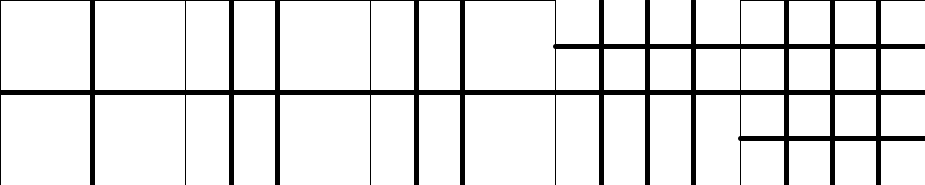
Frame 1 (no input)
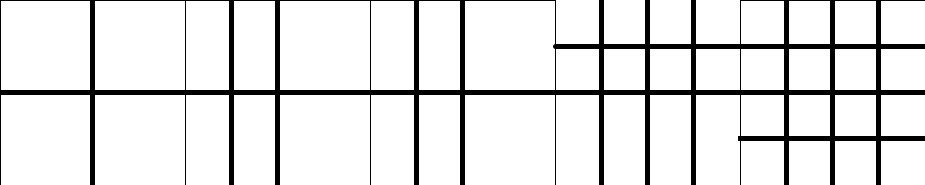
Frame 60 (the mouse pressed at the canvas centre just before this capture)
Frame 120 (the mouse held since frame 60 and released just before this capture): identical to frame 60, image omitted

The Processing sketch that drew these frames (run headless with seeded random() and noise(); from frame 60 on, the mouse is pressed at the canvas centre):

// Processing sketch: processing_9922
// ── processing_9922.pde

void setup (){

  size (925, 185); 
  background (255); 
  smooth(); 
  strokeWeight(5); 
  stroke(0); 
  rectMode(CORNER); 
}

void draw(){


  for (int i=  0; i <= width; i+=width/5){

    //Quadrate
    pushMatrix(); 
    pushStyle(); 
    translate(i, 0); 
    strokeWeight(1); 
    rect(0, 0, width/5, height);  
    popStyle(); 
    popMatrix(); 



    //Horizontale Linien
    if (i >=width/5){
      line (0, height/2, width, height/2);
    }

    if (i >= width/2){   
      line (i-width/5, height/4, width, height/4); 
    }

    if (i>= 3*width/5){

      line (3*width/5, (height/4)*3, width, (height/4)*3); 
    }

// vertikale Linien
    if (i==width/5){
      line ((width/5) /2, 0, (width/5) /2, height); 
    }

    if (i==2*width/5)
    {

      translate (width/5, 0); 
      line ((width/5)/4, 0, (width/5)/4, height); 
      line ((width/5)/4*2, 0, (width/5)/4*2, height);  

    }

    if (i==3*width/5)
    {
      translate (width/5, 0); 
      line ((width/5)/4, 0, (width/5)/4, height); 
      line ((width/5)/4*2, 0, (width/5)/4*2, height);  
    }
    if (i==4*width/5)
    {
      translate (width/5, 0); 
      line ((width/5)/4, 0, (width/5)/4, height); 
      line ((width/5)/4*2, 0, (width/5)/4*2, height);
      line ((width/5)/4*3, 0, (width/5)/4*3, height); 
    }

    if (i==width)
    {
      translate (width/5, 0); 
      line ((width/5)/4, 0, (width/5)/4, height); 
      line ((width/5)/4*2, 0, (width/5)/4*2, height);
      line ((width/5)/4*3, 0, (width/5)/4*3, height); 
    }


  }




}
